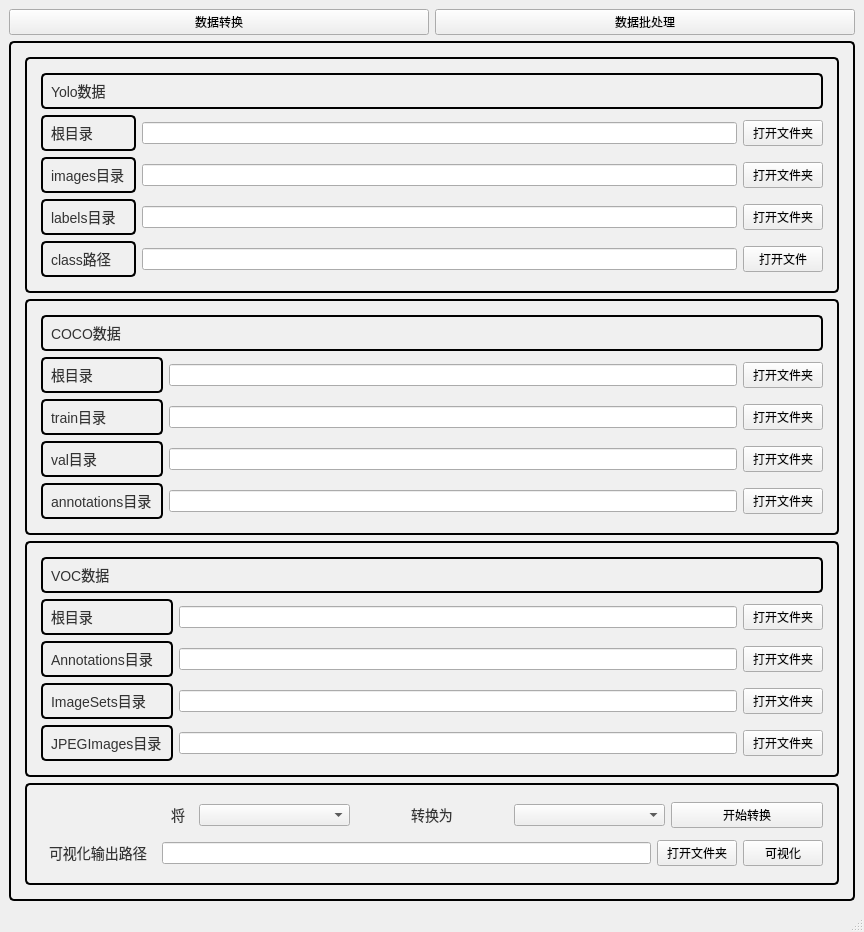
<?xml version="1.0" encoding="UTF-8"?>
<ui version="4.0">
 <class>MainWindow</class>
 <widget class="QMainWindow" name="MainWindow">
  <property name="geometry">
   <rect>
    <x>0</x>
    <y>0</y>
    <width>864</width>
    <height>829</height>
   </rect>
  </property>
  <property name="windowTitle">
   <string>MainWindow</string>
  </property>
  <widget class="QWidget" name="centralwidget">
   <layout class="QGridLayout" name="gridLayout_12">
    <item row="0" column="0">
     <layout class="QVBoxLayout" name="verticalLayout">
      <item>
       <layout class="QHBoxLayout" name="horizontalLayout_2">
        <item>
         <widget class="QPushButton" name="Data_Transform_Btn">
          <property name="text">
           <string>数据转换</string>
          </property>
         </widget>
        </item>
        <item>
         <widget class="QPushButton" name="Data_Batch_Btn">
          <property name="text">
           <string>数据批处理</string>
          </property>
         </widget>
        </item>
       </layout>
      </item>
      <item>
       <layout class="QVBoxLayout" name="verticalLayout_4">
        <item>
         <widget class="QStackedWidget" name="stackedWidget">
          <property name="styleSheet">
           <string notr="true">QStackedWidget {
    border: 2px solid #000000;  /* 设置边框为 2px 黑色实线 */
    padding: 5px;               /* 设置内边距，避免文字贴边 */
    border-radius: 5px;         /* 设置边框圆角 */
    background-color: #f0f0f0;  /* 设置背景颜色为淡灰色 */
    color: #333333;             /* 设置文字颜色 */
    font-size: 14px;            /* 设置字体大小 */
}
</string>
          </property>
          <property name="currentIndex">
           <number>0</number>
          </property>
          <widget class="QWidget" name="page">
           <layout class="QGridLayout" name="gridLayout_11" rowstretch="15,1" rowminimumheight="0,0">
            <item row="0" column="0">
             <layout class="QVBoxLayout" name="verticalLayout_5" stretch="0,0,0">
              <item>
               <widget class="QFrame" name="frame">
                <property name="styleSheet">
                 <string notr="true">QFrame {
    border: 2px solid #000000;  /* 设置边框为 2px 黑色实线 */
    padding: 5px;               /* 设置内边距，避免文字贴边 */
    border-radius: 5px;         /* 设置边框圆角 */
    background-color: #f0f0f0;  /* 设置背景颜色为淡灰色 */
    color: #333333;             /* 设置文字颜色 */
    font-size: 14px;            /* 设置字体大小 */
}
</string>
                </property>
                <property name="frameShape">
                 <enum>QFrame::StyledPanel</enum>
                </property>
                <property name="frameShadow">
                 <enum>QFrame::Raised</enum>
                </property>
                <layout class="QGridLayout" name="gridLayout_8" rowstretch="1,4">
                 <item row="0" column="0">
                  <widget class="QLabel" name="label_6">
                   <property name="text">
                    <string>Yolo数据</string>
                   </property>
                  </widget>
                 </item>
                 <item row="1" column="0">
                  <layout class="QGridLayout" name="gridLayout_2">
                   <item row="2" column="2">
                    <widget class="QLineEdit" name="Yolo_labelsPath_lineEdit"/>
                   </item>
                   <item row="2" column="3">
                    <widget class="QPushButton" name="Yolo_labelsPath_Btn">
                     <property name="text">
                      <string>打开文件夹</string>
                     </property>
                    </widget>
                   </item>
                   <item row="3" column="0">
                    <widget class="QLabel" name="label_13">
                     <property name="text">
                      <string>class路径</string>
                     </property>
                    </widget>
                   </item>
                   <item row="1" column="2">
                    <widget class="QLineEdit" name="Yolo_imagesPath_lineEdit"/>
                   </item>
                   <item row="1" column="0">
                    <widget class="QLabel" name="label">
                     <property name="text">
                      <string>images目录</string>
                     </property>
                    </widget>
                   </item>
                   <item row="1" column="3">
                    <widget class="QPushButton" name="Yolo_imagesPath_Btn">
                     <property name="text">
                      <string>打开文件夹</string>
                     </property>
                    </widget>
                   </item>
                   <item row="3" column="3">
                    <widget class="QPushButton" name="Yolo_classPath_Btn">
                     <property name="text">
                      <string>打开文件</string>
                     </property>
                    </widget>
                   </item>
                   <item row="2" column="0">
                    <widget class="QLabel" name="label_2">
                     <property name="text">
                      <string>labels目录</string>
                     </property>
                    </widget>
                   </item>
                   <item row="3" column="2">
                    <widget class="QLineEdit" name="Yolo_classPath_lineEdit"/>
                   </item>
                   <item row="0" column="3">
                    <widget class="QPushButton" name="Yolo_RootPath_Btn">
                     <property name="text">
                      <string>打开文件夹</string>
                     </property>
                    </widget>
                   </item>
                   <item row="0" column="0">
                    <widget class="QLabel" name="label_18">
                     <property name="text">
                      <string>根目录</string>
                     </property>
                    </widget>
                   </item>
                   <item row="0" column="2">
                    <widget class="QLineEdit" name="Yolo_RootPath_lineEdit"/>
                   </item>
                  </layout>
                 </item>
                </layout>
               </widget>
              </item>
              <item>
               <widget class="QFrame" name="frame_2">
                <property name="styleSheet">
                 <string notr="true">QFrame {
    border: 2px solid #000000;  /* 设置边框为 2px 黑色实线 */
    padding: 5px;               /* 设置内边距，避免文字贴边 */
    border-radius: 5px;         /* 设置边框圆角 */
    background-color: #f0f0f0;  /* 设置背景颜色为淡灰色 */
    color: #333333;             /* 设置文字颜色 */
    font-size: 14px;            /* 设置字体大小 */
}
</string>
                </property>
                <property name="frameShape">
                 <enum>QFrame::StyledPanel</enum>
                </property>
                <property name="frameShadow">
                 <enum>QFrame::Raised</enum>
                </property>
                <layout class="QGridLayout" name="gridLayout_9" rowstretch="1,4">
                 <item row="0" column="0">
                  <widget class="QLabel" name="label_5">
                   <property name="text">
                    <string>COCO数据</string>
                   </property>
                  </widget>
                 </item>
                 <item row="1" column="0">
                  <layout class="QGridLayout" name="gridLayout_3">
                   <item row="1" column="2">
                    <widget class="QPushButton" name="COCO_trainPath_Btn">
                     <property name="text">
                      <string>打开文件夹</string>
                     </property>
                    </widget>
                   </item>
                   <item row="1" column="1">
                    <widget class="QLineEdit" name="COCO_trainPath_lineEdit"/>
                   </item>
                   <item row="0" column="1">
                    <widget class="QLineEdit" name="COCO_RootPath_lineEdit"/>
                   </item>
                   <item row="2" column="0">
                    <widget class="QLabel" name="label_4">
                     <property name="text">
                      <string>val目录</string>
                     </property>
                    </widget>
                   </item>
                   <item row="1" column="0">
                    <widget class="QLabel" name="label_3">
                     <property name="text">
                      <string>train目录</string>
                     </property>
                    </widget>
                   </item>
                   <item row="2" column="2">
                    <widget class="QPushButton" name="COCO_valPath_Btn">
                     <property name="text">
                      <string>打开文件夹</string>
                     </property>
                    </widget>
                   </item>
                   <item row="0" column="0">
                    <widget class="QLabel" name="label_19">
                     <property name="text">
                      <string>根目录</string>
                     </property>
                    </widget>
                   </item>
                   <item row="2" column="1">
                    <widget class="QLineEdit" name="COCO_valPath_lineEdit"/>
                   </item>
                   <item row="0" column="2">
                    <widget class="QPushButton" name="COCO_RootPath_Btn">
                     <property name="text">
                      <string>打开文件夹</string>
                     </property>
                    </widget>
                   </item>
                   <item row="3" column="0">
                    <widget class="QLabel" name="label_20">
                     <property name="text">
                      <string>annotations目录</string>
                     </property>
                    </widget>
                   </item>
                   <item row="3" column="1">
                    <widget class="QLineEdit" name="COCO_annotationsPath_lineEdit"/>
                   </item>
                   <item row="3" column="2">
                    <widget class="QPushButton" name="COCO_annotationsPath_Btn">
                     <property name="text">
                      <string>打开文件夹</string>
                     </property>
                    </widget>
                   </item>
                  </layout>
                 </item>
                </layout>
               </widget>
              </item>
              <item>
               <widget class="QFrame" name="frame_3">
                <property name="styleSheet">
                 <string notr="true">QFrame {
    border: 2px solid #000000;  /* 设置边框为 2px 黑色实线 */
    padding: 5px;               /* 设置内边距，避免文字贴边 */
    border-radius: 5px;         /* 设置边框圆角 */
    background-color: #f0f0f0;  /* 设置背景颜色为淡灰色 */
    color: #333333;             /* 设置文字颜色 */
    font-size: 14px;            /* 设置字体大小 */
}
</string>
                </property>
                <property name="frameShape">
                 <enum>QFrame::StyledPanel</enum>
                </property>
                <property name="frameShadow">
                 <enum>QFrame::Raised</enum>
                </property>
                <layout class="QGridLayout" name="gridLayout_10" rowstretch="1,4">
                 <item row="0" column="0">
                  <widget class="QLabel" name="label_17">
                   <property name="text">
                    <string>VOC数据</string>
                   </property>
                  </widget>
                 </item>
                 <item row="1" column="0">
                  <layout class="QGridLayout" name="gridLayout_6">
                   <item row="2" column="0">
                    <widget class="QLabel" name="label_16">
                     <property name="text">
                      <string>ImageSets目录</string>
                     </property>
                    </widget>
                   </item>
                   <item row="1" column="0">
                    <widget class="QLabel" name="label_15">
                     <property name="text">
                      <string>Annotations目录</string>
                     </property>
                    </widget>
                   </item>
                   <item row="2" column="2">
                    <widget class="QPushButton" name="VOC_ImageSetsPath_Btn">
                     <property name="text">
                      <string>打开文件夹</string>
                     </property>
                    </widget>
                   </item>
                   <item row="1" column="1">
                    <widget class="QLineEdit" name="VOC_AnnotationsPath_lineEdit"/>
                   </item>
                   <item row="3" column="2">
                    <widget class="QPushButton" name="VOC_JPEGImagesPat_Btn">
                     <property name="text">
                      <string>打开文件夹</string>
                     </property>
                    </widget>
                   </item>
                   <item row="1" column="2">
                    <widget class="QPushButton" name="VOC_AnnotationsPath_Btn">
                     <property name="text">
                      <string>打开文件夹</string>
                     </property>
                    </widget>
                   </item>
                   <item row="2" column="1">
                    <widget class="QLineEdit" name="VOC_ImageSetsPath_lineEdit"/>
                   </item>
                   <item row="3" column="0">
                    <widget class="QLabel" name="label_21">
                     <property name="text">
                      <string>JPEGImages目录</string>
                     </property>
                    </widget>
                   </item>
                   <item row="3" column="1">
                    <widget class="QLineEdit" name="VOC_JPEGImagesPath_lineEdit"/>
                   </item>
                   <item row="0" column="0">
                    <widget class="QLabel" name="label_22">
                     <property name="text">
                      <string>根目录</string>
                     </property>
                    </widget>
                   </item>
                   <item row="0" column="1">
                    <widget class="QLineEdit" name="VOC_RootPath_lineEdit"/>
                   </item>
                   <item row="0" column="2">
                    <widget class="QPushButton" name="VOC_RootPath_Btn">
                     <property name="text">
                      <string>打开文件夹</string>
                     </property>
                    </widget>
                   </item>
                  </layout>
                 </item>
                </layout>
               </widget>
              </item>
             </layout>
            </item>
            <item row="1" column="0">
             <widget class="QFrame" name="frame_4">
              <property name="styleSheet">
               <string notr="true">QFrame {
    border: 2px solid #000000;  /* 设置边框为 2px 黑色实线 */
    padding: 5px;               /* 设置内边距，避免文字贴边 */
    border-radius: 5px;         /* 设置边框圆角 */
    background-color: #f0f0f0;  /* 设置背景颜色为淡灰色 */
    color: #333333;             /* 设置文字颜色 */
    font-size: 14px;            /* 设置字体大小 */
}
QLabel {
    border: 0px;  /* 设置边框为 2px 黑色实线 */
}</string>
              </property>
              <property name="frameShape">
               <enum>QFrame::StyledPanel</enum>
              </property>
              <property name="frameShadow">
               <enum>QFrame::Raised</enum>
              </property>
              <layout class="QGridLayout" name="gridLayout">
               <item row="0" column="0">
                <layout class="QHBoxLayout" name="horizontalLayout">
                 <item>
                  <widget class="QLabel" name="label_24">
                   <property name="text">
                    <string>将</string>
                   </property>
                   <property name="alignment">
                    <set>Qt::AlignRight|Qt::AlignTrailing|Qt::AlignVCenter</set>
                   </property>
                  </widget>
                 </item>
                 <item>
                  <widget class="QComboBox" name="YCV_comboBox1"/>
                 </item>
                 <item>
                  <widget class="QLabel" name="label_23">
                   <property name="text">
                    <string>转换为</string>
                   </property>
                   <property name="alignment">
                    <set>Qt::AlignCenter</set>
                   </property>
                  </widget>
                 </item>
                 <item>
                  <widget class="QComboBox" name="YCV_comboBox2"/>
                 </item>
                 <item>
                  <widget class="QPushButton" name="Transform_Btn">
                   <property name="text">
                    <string>开始转换</string>
                   </property>
                  </widget>
                 </item>
                </layout>
               </item>
               <item row="1" column="0">
                <layout class="QHBoxLayout" name="horizontalLayout_7">
                 <item>
                  <widget class="QLabel" name="label_33">
                   <property name="text">
                    <string>可视化输出路径</string>
                   </property>
                  </widget>
                 </item>
                 <item>
                  <widget class="QLineEdit" name="OutputVisPath_lineEdit"/>
                 </item>
                 <item>
                  <widget class="QPushButton" name="pushButton_OutputVisPath">
                   <property name="text">
                    <string>打开文件夹</string>
                   </property>
                  </widget>
                 </item>
                 <item>
                  <widget class="QPushButton" name="pushButton_Visual">
                   <property name="text">
                    <string>可视化</string>
                   </property>
                  </widget>
                 </item>
                </layout>
               </item>
              </layout>
             </widget>
            </item>
           </layout>
          </widget>
          <widget class="QWidget" name="page_2">
           <property name="styleSheet">
            <string notr="true">QFrame {
    border: 2px solid #000000;  /* 设置边框为 2px 黑色实线 */
    padding: 5px;               /* 设置内边距，避免文字贴边 */
    border-radius: 5px;         /* 设置边框圆角 */
    background-color: #f0f0f0;  /* 设置背景颜色为淡灰色 */
    color: #333333;             /* 设置文字颜色 */
    font-size: 14px;            /* 设置字体大小 */
}
</string>
           </property>
           <layout class="QGridLayout" name="gridLayout_14">
            <item row="0" column="0">
             <layout class="QVBoxLayout" name="verticalLayout_2" stretch="1,5,4">
              <item>
               <widget class="QLabel" name="label_7">
                <property name="text">
                 <string>数据操作</string>
                </property>
               </widget>
              </item>
              <item>
               <layout class="QGridLayout" name="gridLayout_5" rowstretch="1,1,1,1,1,0">
                <item row="0" column="2">
                 <widget class="QPushButton" name="Btn_images">
                  <property name="text">
                   <string>打开文件夹</string>
                  </property>
                 </widget>
                </item>
                <item row="5" column="0">
                 <widget class="QLabel" name="label_10">
                  <property name="text">
                   <string>out_labels路径</string>
                  </property>
                 </widget>
                </item>
                <item row="0" column="0">
                 <widget class="QLabel" name="label_8">
                  <property name="text">
                   <string>images目录</string>
                  </property>
                 </widget>
                </item>
                <item row="1" column="0">
                 <widget class="QLabel" name="label_9">
                  <property name="text">
                   <string>labels目录</string>
                  </property>
                 </widget>
                </item>
                <item row="4" column="2">
                 <widget class="QPushButton" name="Btn_out_images">
                  <property name="text">
                   <string>打开文件夹</string>
                  </property>
                 </widget>
                </item>
                <item row="4" column="0">
                 <widget class="QLabel" name="label_14">
                  <property name="text">
                   <string>out_images路径</string>
                  </property>
                 </widget>
                </item>
                <item row="2" column="0">
                 <widget class="QLabel" name="label_27">
                  <property name="text">
                   <string>jsons目录</string>
                  </property>
                 </widget>
                </item>
                <item row="1" column="2">
                 <widget class="QPushButton" name="Btn_labels">
                  <property name="text">
                   <string>打开文件夹</string>
                  </property>
                 </widget>
                </item>
                <item row="1" column="1">
                 <widget class="QLineEdit" name="labelsPath_lineEdit"/>
                </item>
                <item row="2" column="1">
                 <widget class="QLineEdit" name="jsonsPath_lineEdit"/>
                </item>
                <item row="5" column="2">
                 <widget class="QPushButton" name="Btn_out_labels">
                  <property name="text">
                   <string>打开文件夹</string>
                  </property>
                 </widget>
                </item>
                <item row="0" column="1">
                 <widget class="QLineEdit" name="imagesPath_lineEdit"/>
                </item>
                <item row="5" column="1">
                 <widget class="QLineEdit" name="out_labelsPath_lineEdit"/>
                </item>
                <item row="4" column="1">
                 <widget class="QLineEdit" name="out_imagesPath_lineEdit"/>
                </item>
                <item row="2" column="2">
                 <widget class="QPushButton" name="Btn_jsons">
                  <property name="text">
                   <string>打开文件夹</string>
                  </property>
                 </widget>
                </item>
                <item row="3" column="0">
                 <widget class="QLabel" name="label_30">
                  <property name="text">
                   <string>class文件</string>
                  </property>
                 </widget>
                </item>
                <item row="3" column="1">
                 <widget class="QLineEdit" name="classPath_lineEdit"/>
                </item>
                <item row="3" column="2">
                 <widget class="QPushButton" name="pushButton_classPath">
                  <property name="text">
                   <string>打开文件</string>
                  </property>
                 </widget>
                </item>
               </layout>
              </item>
              <item>
               <widget class="QFrame" name="frame_5">
                <property name="styleSheet">
                 <string notr="true">QFrame {
    border: 2px solid #000000;  /* 设置边框为 2px 黑色实线 */
    padding: 5px;               /* 设置内边距，避免文字贴边 */
    border-radius: 5px;         /* 设置边框圆角 */
    background-color: #f0f0f0;  /* 设置背景颜色为淡灰色 */
    color: #333333;             /* 设置文字颜色 */
    font-size: 14px;            /* 设置字体大小 */
}</string>
                </property>
                <property name="frameShape">
                 <enum>QFrame::StyledPanel</enum>
                </property>
                <property name="frameShadow">
                 <enum>QFrame::Raised</enum>
                </property>
                <layout class="QGridLayout" name="gridLayout_4">
                 <item row="4" column="0">
                  <layout class="QHBoxLayout" name="horizontalLayout_3">
                   <item>
                    <widget class="QPushButton" name="pushButton_json2txt">
                     <property name="text">
                      <string>json转txt</string>
                     </property>
                    </widget>
                   </item>
                   <item>
                    <widget class="QPushButton" name="pushButton_txt2json">
                     <property name="text">
                      <string>txt转json</string>
                     </property>
                    </widget>
                   </item>
                  </layout>
                 </item>
                 <item row="5" column="0">
                  <widget class="QPushButton" name="pushButton_SplitByType">
                   <property name="text">
                    <string>按照文件类型分离</string>
                   </property>
                  </widget>
                 </item>
                 <item row="1" column="0">
                  <layout class="QGridLayout" name="gridLayout_7">
                   <item row="2" column="0">
                    <widget class="QLabel" name="label_29">
                     <property name="text">
                      <string>resized大小</string>
                     </property>
                    </widget>
                   </item>
                   <item row="1" column="3">
                    <widget class="QPushButton" name="pushButton_split">
                     <property name="text">
                      <string>开始划分</string>
                     </property>
                    </widget>
                   </item>
                   <item row="1" column="1" colspan="2">
                    <widget class="QDoubleSpinBox" name="doubleSpinBox_SplitRate"/>
                   </item>
                   <item row="1" column="0">
                    <widget class="QLabel" name="label_11">
                     <property name="text">
                      <string>划分比例</string>
                     </property>
                    </widget>
                   </item>
                   <item row="4" column="0" colspan="4">
                    <layout class="QHBoxLayout" name="horizontalLayout_4" stretch="1,2,1,2,1">
                     <item>
                      <widget class="QLabel" name="label_12">
                       <property name="text">
                        <string>初始文件名</string>
                       </property>
                      </widget>
                     </item>
                     <item>
                      <widget class="QSpinBox" name="spinBox_FirstName"/>
                     </item>
                     <item>
                      <widget class="QLabel" name="label_28">
                       <property name="styleSheet">
                        <string notr="true">QLabel {
	border:0;  /* 设置边框为 2px 黑色实线 */
}</string>
                       </property>
                       <property name="text">
                        <string>+后缀</string>
                       </property>
                      </widget>
                     </item>
                     <item>
                      <widget class="QLineEdit" name="SecondName_lineEdit"/>
                     </item>
                     <item>
                      <widget class="QPushButton" name="pushButton_rename">
                       <property name="text">
                        <string>修改文件名</string>
                       </property>
                      </widget>
                     </item>
                    </layout>
                   </item>
                   <item row="2" column="3">
                    <widget class="QPushButton" name="pushButton_resize">
                     <property name="text">
                      <string>resize</string>
                     </property>
                    </widget>
                   </item>
                   <item row="2" column="1" colspan="2">
                    <widget class="QSpinBox" name="spinBox_ImageSize"/>
                   </item>
                   <item row="8" column="0" colspan="4">
                    <widget class="QFrame" name="frame_6">
                     <property name="frameShape">
                      <enum>QFrame::StyledPanel</enum>
                     </property>
                     <property name="frameShadow">
                      <enum>QFrame::Raised</enum>
                     </property>
                     <layout class="QGridLayout" name="gridLayout_13">
                      <item row="0" column="0">
                       <widget class="QLabel" name="label_25">
                        <property name="text">
                         <string>初始文件夹</string>
                        </property>
                       </widget>
                      </item>
                      <item row="0" column="1">
                       <widget class="QPushButton" name="pushButton_OriginFloder">
                        <property name="text">
                         <string>打开</string>
                        </property>
                       </widget>
                      </item>
                      <item row="1" column="1">
                       <widget class="QPushButton" name="pushButton_TargetFloder">
                        <property name="text">
                         <string>打开</string>
                        </property>
                       </widget>
                      </item>
                      <item row="1" column="2">
                       <widget class="QLineEdit" name="TargetFloder_lineEdit"/>
                      </item>
                      <item row="0" column="2">
                       <widget class="QLineEdit" name="OriginFloder_lineEdit"/>
                      </item>
                      <item row="1" column="0">
                       <widget class="QLabel" name="label_26">
                        <property name="text">
                         <string>目标文件夹</string>
                        </property>
                       </widget>
                      </item>
                      <item row="0" column="3">
                       <widget class="QPushButton" name="pushButton_Move">
                        <property name="text">
                         <string>移动</string>
                        </property>
                       </widget>
                      </item>
                      <item row="1" column="3">
                       <widget class="QPushButton" name="pushButton_Copy">
                        <property name="text">
                         <string>复制</string>
                        </property>
                       </widget>
                      </item>
                      <item row="0" column="4" rowspan="2">
                       <widget class="QComboBox" name="comboBox_Suffix"/>
                      </item>
                     </layout>
                    </widget>
                   </item>
                  </layout>
                 </item>
                 <item row="2" column="0">
                  <layout class="QHBoxLayout" name="horizontalLayout_5" stretch="1,2,1">
                   <item>
                    <widget class="QLabel" name="label_31">
                     <property name="text">
                      <string>特征增强</string>
                     </property>
                    </widget>
                   </item>
                   <item>
                    <widget class="QComboBox" name="comboBox_FeatureEnhance"/>
                   </item>
                   <item>
                    <widget class="QPushButton" name="pushButton_FeatureEnhance">
                     <property name="text">
                      <string>增强</string>
                     </property>
                    </widget>
                   </item>
                  </layout>
                 </item>
                 <item row="3" column="0">
                  <layout class="QHBoxLayout" name="horizontalLayout_6" stretch="1,2,1">
                   <item>
                    <widget class="QLabel" name="label_32">
                     <property name="text">
                      <string>数据增广</string>
                     </property>
                    </widget>
                   </item>
                   <item>
                    <widget class="QComboBox" name="comboBox_DataAugment"/>
                   </item>
                   <item>
                    <widget class="QPushButton" name="pushButton_DataAugmeny">
                     <property name="text">
                      <string>增广</string>
                     </property>
                    </widget>
                   </item>
                  </layout>
                 </item>
                </layout>
               </widget>
              </item>
             </layout>
            </item>
           </layout>
          </widget>
         </widget>
        </item>
       </layout>
      </item>
     </layout>
    </item>
   </layout>
  </widget>
  <widget class="QMenuBar" name="menubar">
   <property name="geometry">
    <rect>
     <x>0</x>
     <y>0</y>
     <width>864</width>
     <height>22</height>
    </rect>
   </property>
  </widget>
  <widget class="QStatusBar" name="statusbar"/>
 </widget>
 <resources/>
 <connections/>
</ui>
